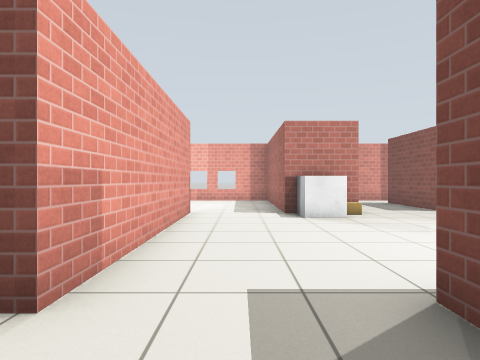
view 1 (above)

18 first-person views from a walk through a Gazebo world. The camera is 0.9 m above the floor, looks level and sees 75° across. The floor is counted in squares, 1 m on a side. Each view is taken from the middle of a square. On the plan, view 1 faces up. The plan holds only what a view shows up to about 11 squares ahead; the rest is blank. Simple patterns stand in for the simulator's built-in surfaces.

view 2
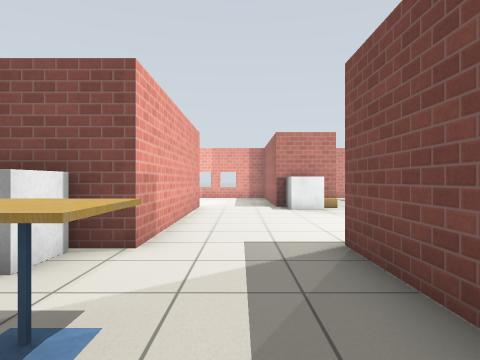

view 3
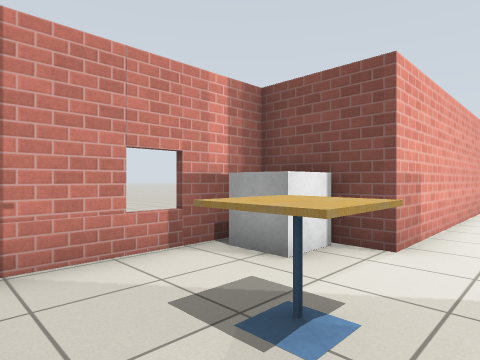

view 4
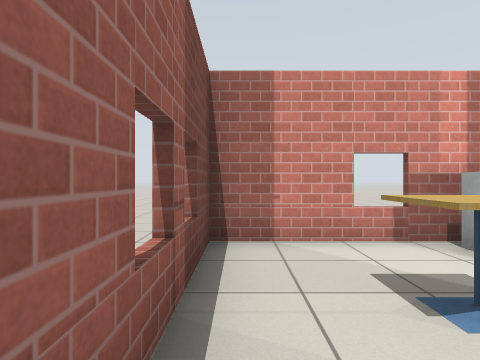

view 5
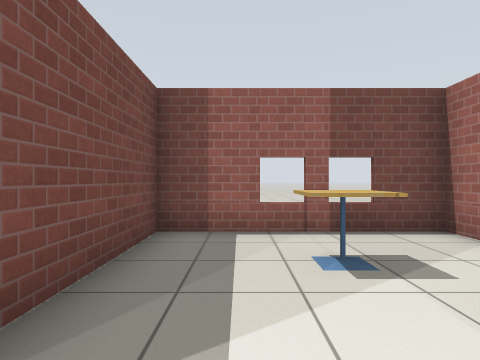

view 6
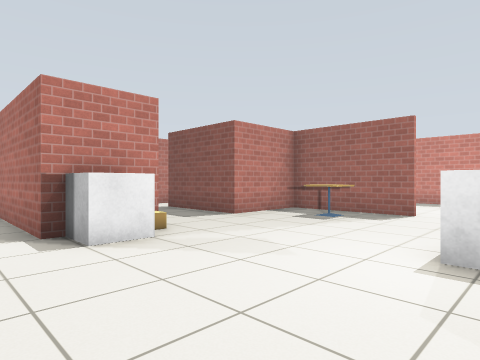

view 7
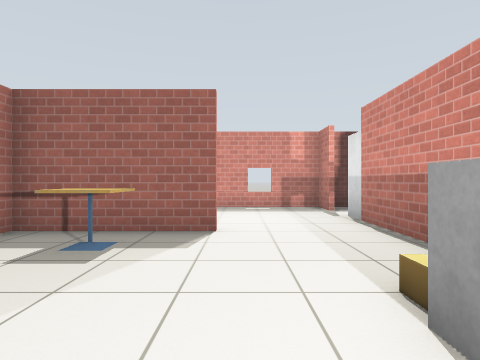

view 8
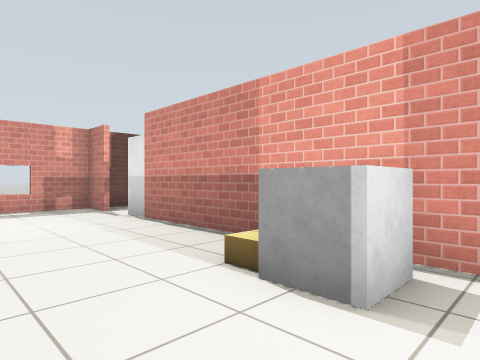

view 9
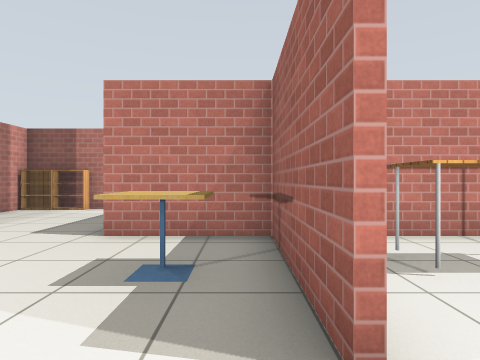

view 10
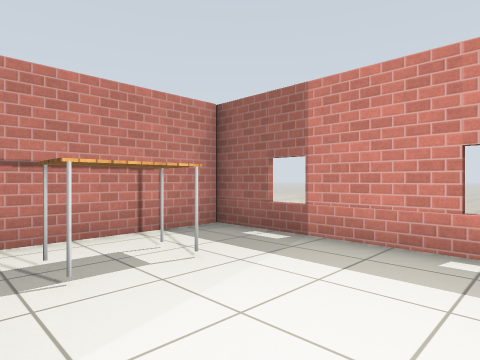

view 11
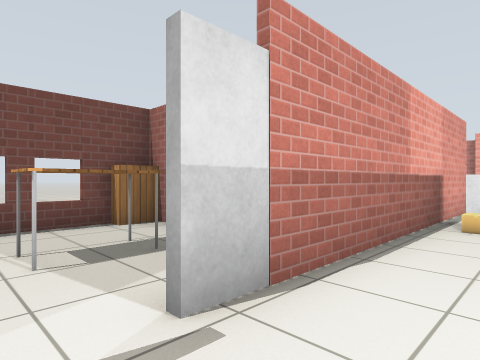

view 12
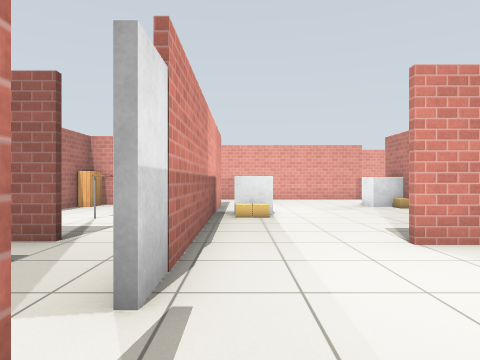

view 13
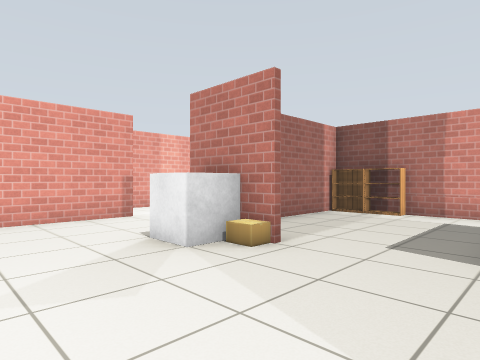

view 14
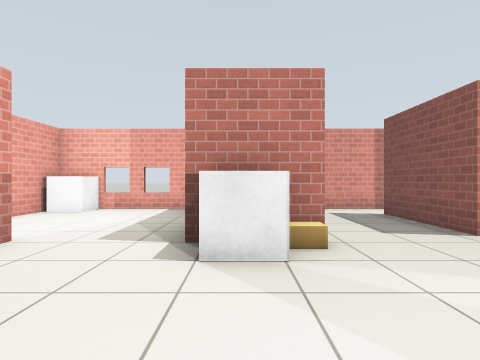

view 15
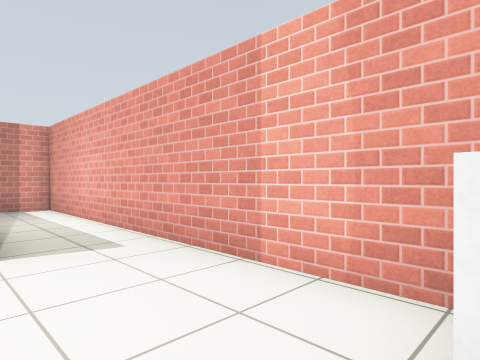

view 16
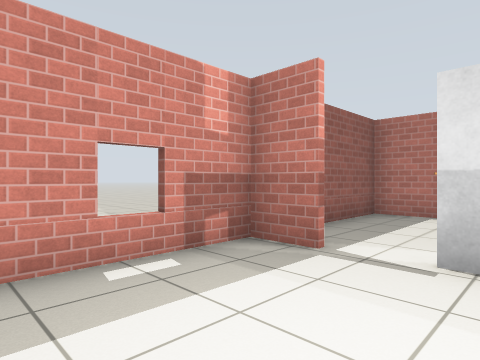

view 17
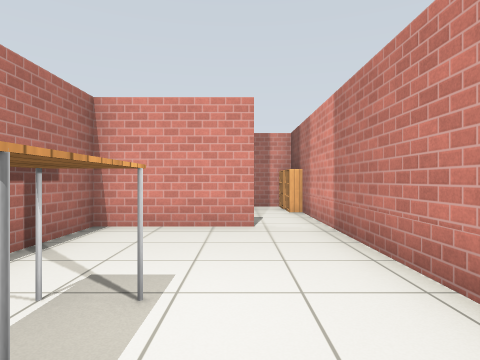

view 18
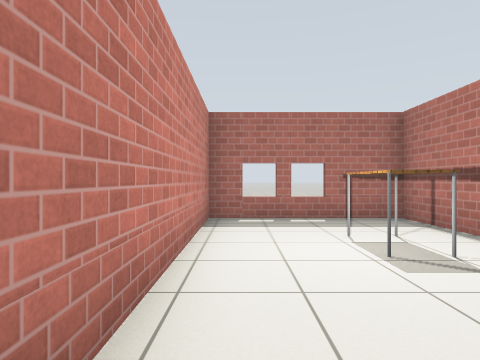

### Floor plan
Ten units are one square. View 1 is at (0, 0); x grows to the right and y downward. Boxes are objects, and circles mark ways between rooms. Rooms are numbered by the first view taken in them; rooms with no view inside come last. Other rooms are left out.
<svg viewBox="-41 -150 180 180">
<path fill="none" stroke="#000" d="M-14 -21 -36 -21 -36 24 4 25M14 15 14 -23M26 25 35 25M4 25 14 25 14 15M85 -54 85 -91M87 -64 87 -54M29 -85 12 -85M14 -23 96 -23M84 -4 84 25 134 25 134 -19M121 -23 134 -23 134 -90 58 -90 58 -124M-14 -76 -14 -21M55 -137 35 -137M14 -137 14 -110M-14 -86 -14 -76M12 -85 12 -122M4 -137 -36 -137 -36 -23 -24 -23M110 -92 134 -92M60 -124 60 -92 84 -92M134 -90 134 -137 55 -137"/>
<rect x="-35" y="-15" width="20" height="10" fill="#bbb"><title>other object</title></rect>
<rect x="-15" y="-5" width="10" height="20" fill="#bbb"><title>cafe table</title></rect>
<rect x="15" y="15" width="20" height="10" fill="#bbb"><title>bookshelf</title></rect>
<rect x="35" y="-5" width="30" height="10" fill="#bbb"><title>other object</title></rect>
<rect x="15" y="-85" width="10" height="10" fill="#bbb"><title>other object</title></rect>
<rect x="15" y="-145" width="10" height="10" fill="#bbb"><title>bookshelf</title></rect>
<rect x="25" y="-85" width="10" height="10" fill="#bbb"><title>cardboard box</title></rect>
<rect x="25" y="-145" width="10" height="10" fill="#bbb"><title>bookshelf</title></rect>
<rect x="35" y="-45" width="10" height="20" fill="#bbb"><title>other object</title></rect>
<rect x="45" y="-35" width="10" height="10" fill="#bbb"><title>cardboard box</title></rect>
<rect x="65" y="-75" width="10" height="10" fill="#bbb"><title>cafe table</title></rect>
<rect x="95" y="-5" width="20" height="10" fill="#bbb"><title>table</title></rect>
<rect x="95" y="-25" width="20" height="10" fill="#bbb"><title>door leaf</title></rect>
<rect x="95" y="-75" width="20" height="10" fill="#bbb"><title>table</title></rect>
<rect x="-35" y="-135" width="10" height="10" fill="#bbb"><title>other object</title></rect>
<rect x="95" y="-115" width="20" height="10" fill="#bbb"><title>table</title></rect>
<circle cx="15" cy="20" r="3" fill="#2a7"/>
<circle cx="-5" cy="-20" r="3" fill="#2a7"/>
<circle cx="90" cy="-10" r="3" fill="#2a7"/>
<circle cx="-5" cy="-85" r="3" fill="#2a7"/>
<circle cx="60" cy="-130" r="3" fill="#2a7"/>
<text x="-20" y="0">1</text>
<text x="50" y="0">2</text>
<text x="60" y="-60">3</text>
<text x="-20" y="-100">4</text>
<text x="100" y="-120">5</text>
</svg>
Room 1 opens to room 2. Room 1 opens to room 3. Room 2 opens to room 3. Room 3 opens to room 4. Room 3 opens to room 5.

Where each view was taken, in squares from view 1:
view 1: 0 up, 0 right, facing up
view 2: 2 down, 0 right, facing up
view 3: 2 down, 0 right, facing up-left
view 4: 2 down, 1 right, facing left
view 5: 3 up, 0 right, facing down
view 6: 3 up, 0 right, facing up-right
view 7: 5 up, 3 right, facing right
view 8: 6 up, 3 right, facing down-right
view 9: 4 up, 8 right, facing up
view 10: 4 up, 9 right, facing up-right
view 11: 4 up, 12 right, facing down-left
view 12: 3 up, 13 right, facing left
view 13: 5 up, 6 right, facing up-left
view 14: 4 up, 2 right, facing up
view 15: 13 up, 1 left, facing down-left
view 16: 6 up, 10 right, facing down-right
view 17: 12 up, 12 right, facing left
view 18: 13 up, 6 right, facing right
